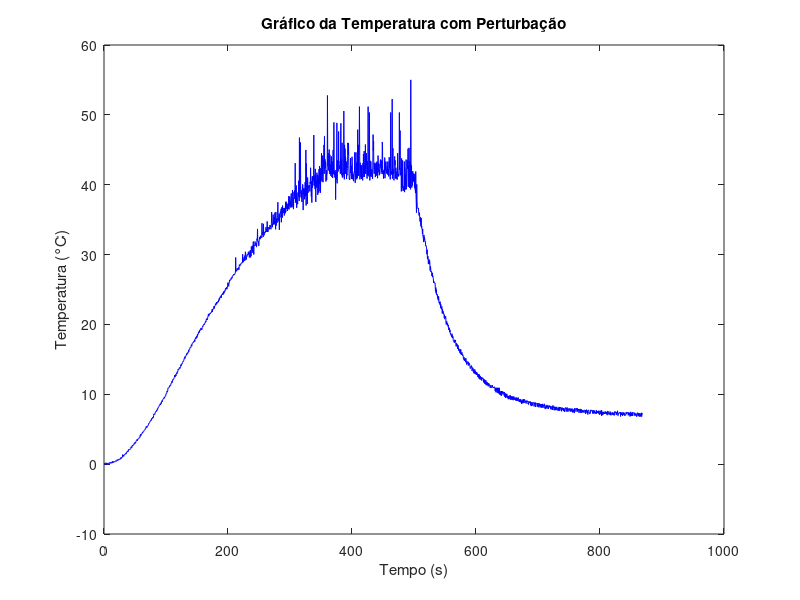
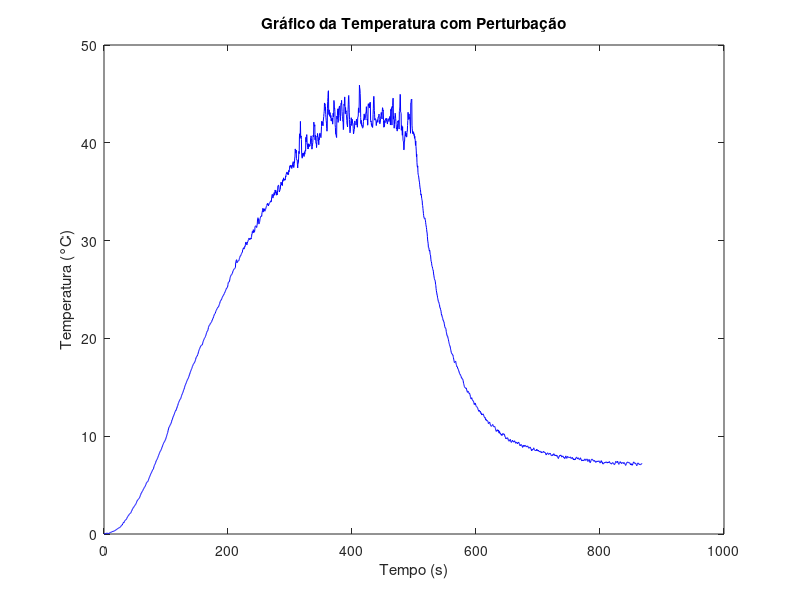

Write the MATLAB code that produced these figures, in order. (Note: this script raises an error after producing the figures.)
% EXPERIMENTAL DE SISTEMAS DE CONTROLE REALIMENTADO
% Identificação do sistema - Ensaio de identificação da planta de
% perturbação
% 
% Alunos:
% Beatriz Martins Gomes Silva           (12121EBI003)
% Júlia Miranda Brito                   (12121EBI020)
% Luiz Felipe Spinola Silva             (12121EBI001) 
%
% Professora: Gabriela Vieira Lima
%
% Data: 03/10/2024

clc; clear; close all;

%Variáveis Básicas

condIni = 26.05;                                                            %Temperatura Ambiente

temperatura = load("ENSAIO 3.2.txt").';                                     %Carregando sinal
temperatura = temperatura - 26.05;                                          %Delta de temperatura (comprimento do vetor: 2171)

tSample = 0.4;                                                              %Período de amostragem (s)
tempo = (0:tSample:(length(temperatura)-1)*tSample);                        %Vetor de tempo

%Filtro de Média Móvel

kernelSize = 5;
kernel = (1/kernelSize)*ones(1,kernelSize);

tempMediamovel = filter(kernel,1,temperatura);


%Gráfico Temperatura x Tempo

figure()
plot(tempo,temperatura, 'b')
xlabel('Tempo (s)')                                                         %Sinal sem processamento
ylabel('Temperatura (°C)')
title('Gráfico da Temperatura com Perturbação')

figure()
plot(tempo,tempMediamovel, 'b')
xlabel('Tempo (s)')                                                         %Sinal filtrado (Média Móvel 5)
ylabel('Temperatura (°C)')
title('Gráfico da Temperatura com Perturbação')

%Encontrar a função de transferência

pontoCooler = 1200;                                                         %Instante que o cooler foi ligado (8 minutos após início do ensaio = 480 segundos = 1200 pontos no vetor tempo)
finalEnsaio = 2171;                                                         %Instante que termina o ensaio

media1 = mean(tempMediamovel(pontoCooler - 1 - 150: pontoCooler - 1));      %média do 1º Regime permanente, intervalo de 150 pontos(42.6462)

media2 = mean(tempMediamovel(2171 - 150 : 2171));                           %média do 2º regime permanente, intervalo de 150 pontos (7.2353)

k = (media1 - media2) - 1.2;                                                %ganho K da função de transferência da perturbação em módulo (o -1.2 foi um ajuste no olho utilizando a figura 3 de referência)

amplitude = ((media1 - media2) * 36.8)/100;                                 %amplitude do sinal pra achar o tau pelo gráfico ( = 600.4)

hold on
yline(amplitude)                                                            %Linha horizontal auxiliar para encontrar o tau na figura 2
xline(tempo(pontoCooler))                                                   %Linha vertical para marcar o ponto onde o cooler foi ligado
yline(tempMediamovel(pontoCooler))                                          %Linha horizontal para auxiliar onde o sinal começou a cair (final do atraso de transporte)

tau = 600.4 - tempo(pontoCooler);                                           %descontando o tempo do cooler desligado

%Função de Transferência

s = tf('s');

g_ft = exp(-17.6*s)*(- k/(tau*s + 1));                                      %Função de transferência

%Ponto da dúvida, ao analisar o atraso real pela figura 2, é notável que o
%atraso terminou, ou seja, o sinal começou a decrescer, após 17.6 segundos.
%Todavia, quando se observa o atraso real pela figura 3, o sinal apenas
%começa a decrescer após cerca de 42 segundos, acredito que isso tenha
%ocorrido pois juntei gráficos gerados por funções diferentes (plot e
%step) e não consegui "sincronizar" o intervalo de amostragem das duas
%funções, acredito que o tempo correto de atraso seja de 17.6 segundos.

figure()
plot(tempMediamovel(pontoCooler:2171))                                      %plotando sinal real
hold on
step(g_ft + tempMediamovel(pontoCooler))                                    %plotando sinal "projetado" considerando nível DC
yline(tempMediamovel(pontoCooler))                                          %Linha para ver final do atraso


xlabel('Tempo (s)')                                                         
ylabel('Temperatura (°C)')

%Refazendo a identificação 1 com os dados do ensaio 3 até ponto em que se
%liga o cooler

tempEnsaio1 = temperatura(1:pontoCooler-1);                                 %Dividindo sinal (até o ponto qu ligou-se o cooler)
tempoEnsaio1 = (0:tSample:(length(tempEnsaio1)-1)*tSample);                 %Novo vetor de tempo

%Filtro de Média Móvel

tempEnsaio1medmov = filter(kernel,1,tempEnsaio1);

%Gráfico Temperatura x Tempo

figure()
plot(tempoEnsaio1,tempEnsaio1, 'b')
xlabel('Tempo (s)')                                                         %Sinal sem processamento
ylabel('Temperatura (°C)')
title('Gráfico da Temperatura sem Perturbação')

figure()
plot(tempoEnsaio1,tempEnsaio1medmov, 'b')
xlabel('Tempo (s)')                                                         %Sinal filtrado (Média Móvel 5)
ylabel('Temperatura (°C)')
title('Gráfico da Temperatura com Perturbação')

kTemp = media1;                                                             %Ganho K

hold on
yline((63.2/100) * media1);                                                 %Linha para auxiliar encontrar o tau

tauEnsaio1 = 208.6;                                                         %Armazenando valor de tau

g_t = (kTemp/(tauEnsaio1*s+1));                                             %Função de Tranferência da planta de temperatura (valores próximos aos do primeiro ensaio)

%EXTRA: Comparação de identificação utilizando função tfest

t = (0:tSample:(1071)*tSample).';                                          %Vetor de tempo
u = cat(2, zeros(1,100),255.*(ones(1,972))).';                             %Sinal de Entrada
y = tempMediamovel(1100:2171).';                                           %Sinal de Saída
y = y -y(1);
dT = 0.4000;                                                               %Tempo de Amostragem

figure()
plot(t,u,t,y)
title('Sinal Coletado');
legend('Entrada','Saída');
xlim([-20,400])

%Identificação do sistema

data = iddata(y,u,dT);
np = 1;
nz = 0;

ft_ident = tfest(data,np,nz, 17.6);

y_sim = lsim(ft_ident,u,t);

% Resultados
figure()
plot(t,y,'b',t,y_sim,'r',t,u, 'g');
legend('Dados Originais','Modelo')
ylim([-40,10])

%% Extra2: Função de transferência da planta de temperatura

timeVector = (0:tSample:(1299)*tSample).';                                  %Vetor de tempo
inputVector = cat(2, zeros(1,100),255.*(ones(1,1200))).';                   %Sinal de entrada
outputVector = cat(2, zeros(1,100), tempMediamovel(1:1200)).';              %Sinal de saída
timeSample = 0.400;                                                         %Vetor de tempo

figure()
plot(timeVector,inputVector,timeVector,outputVector)
title('Sinal Coletado');
legend('Entrada','Saída');
xlim([-20,500])
ylim([0,50])

%Identificação do sistema

data2 = iddata(outputVector,inputVector,timeSample);
np = 2;
nz = 1;

ft_ident2 = tfest(data2,np,nz, NaN);

y_sim2 = lsim(ft_ident2,inputVector,timeVector);

% Resultados
figure()
plot(timeVector,outputVector,'b',timeVector,y_sim2,'r',timeVector,inputVector, 'g');
legend('Dados Originais','Modelo')
ylim([-5,50])

%% Extra 3: Função de transferência da planta de fluxo

fluxo = load("FLUXO SCR.txt").';
outputFluxo = fluxo./0.2;                                                   %Pulsos por segundo

passoFluxo = 0.2000;                                                        %Tempo de amostragem
tempoFluxo = (0:passoFluxo:(length(fluxo)+99)*passoFluxo);                  %Vetor de tempo
inputFluxo = cat(2, zeros(1,100),255.*(ones(1,457))).';                     %Sinal de entrada
outputFluxo = cat(2, zeros(1,100), outputFluxo).';                          %(Sinal de saída)

figure()
plot(tempoFluxo,inputFluxo,tempoFluxo,outputFluxo)
title('Sinal Coletado');
legend('Entrada','Saída');
xlim([0,120])
ylim([0,80])

%Identificação do sistema

dataFluxo = iddata(outputFluxo,inputFluxo,passoFluxo);
np = 1;
nz = 0;

ft_identFluxo = tfest(dataFluxo,np,nz, NaN);

y_simFluxo = lsim(ft_identFluxo,inputFluxo,tempoFluxo);

% Resultados
figure()
plot(tempoFluxo,outputFluxo,'b',tempoFluxo,y_simFluxo,'r',tempoFluxo,inputFluxo, 'g');
legend('Dados Originais','Modelo')
ylim([-5,80])